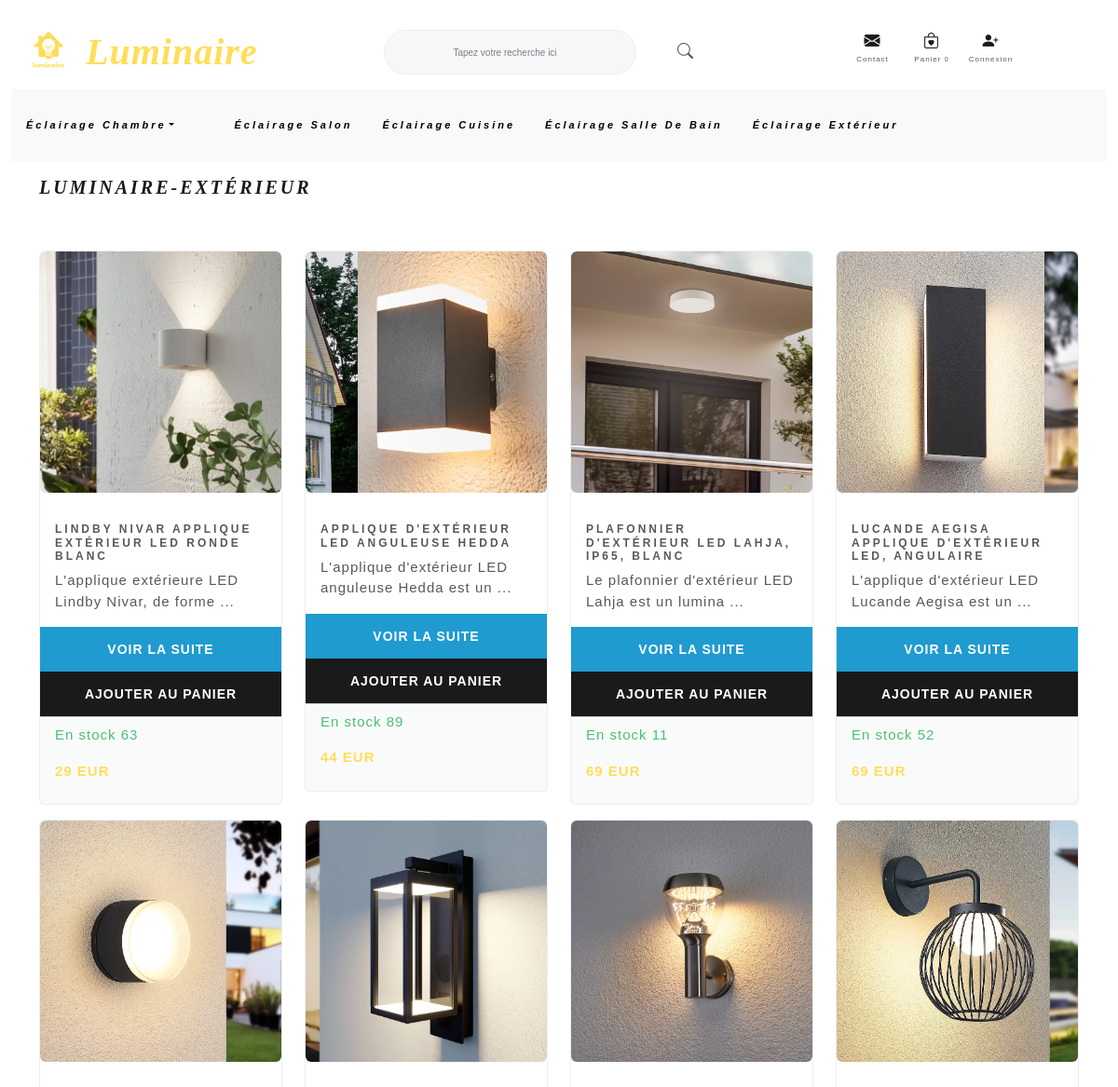
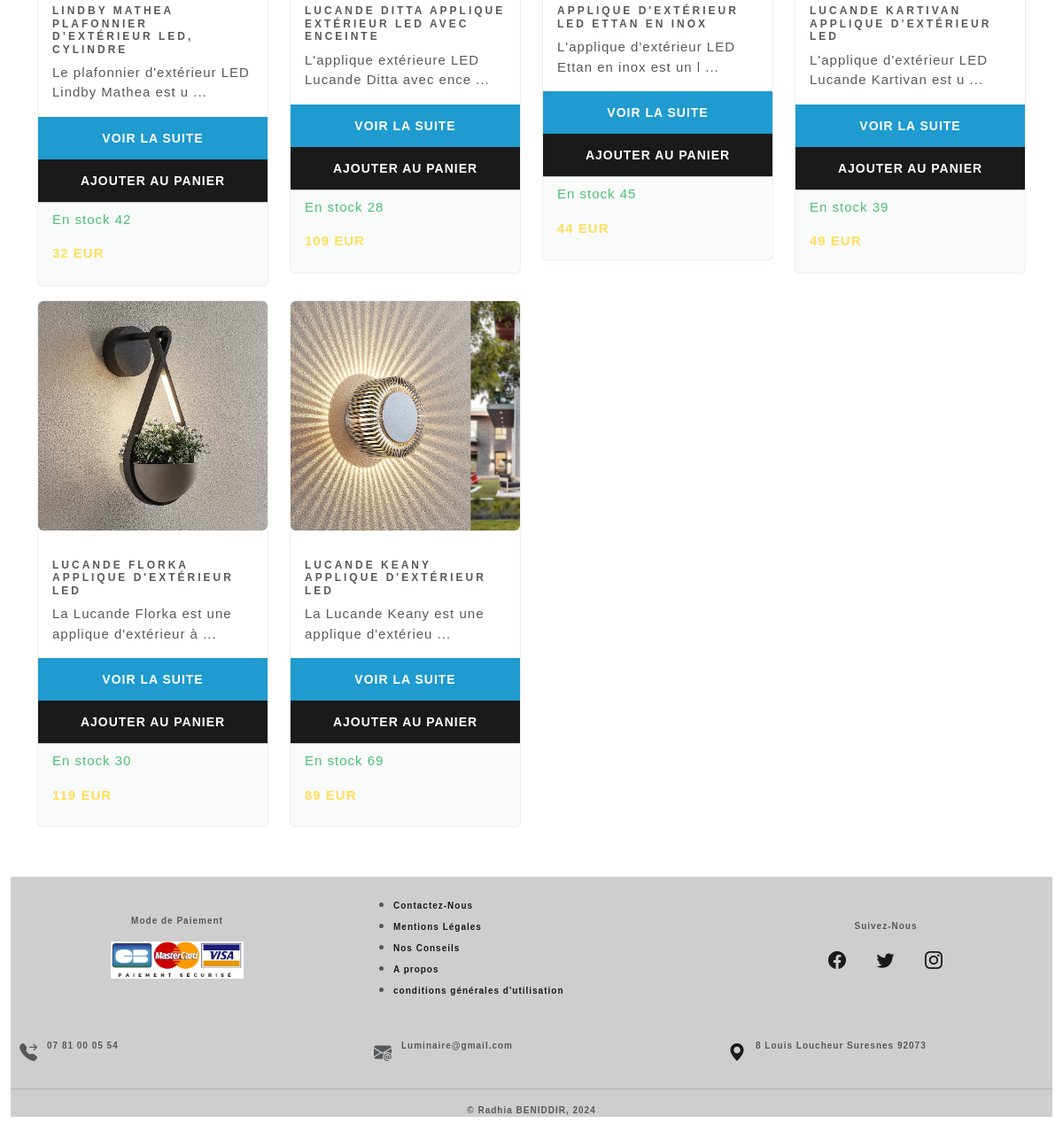
Screenshot of /exterieur.php with the database file from the repository (2 pictures, top to bottom).
### tables this page shows
CREATE TABLE `produits` (
  `id_produit` int NOT NULL,
  `image` varchar(255) NOT NULL,
  `titre` varchar(50) NOT NULL,
  `description` longtext NOT NULL,
  `prix` float NOT NULL,
  `stock` int NOT NULL,
  `categorie` enum('salon','cuisine','salle de bain','chambre enfant','chambre adulte','exterieur') NOT NULL
);

### exterieur.php (the view, shortened to what this page needs)
<?php
require 'inc/init.inc.php';
require 'inc/header.inc.php';
?>
<main class="container">
    <h2>Luminaire-Extérieur</h2>
    <?php
    $requete = $pdoLuminaire->query("SELECT * FROM produits  WHERE categorie ='exterieur' ");
    ?>
     <div class="row my-5">
        <?php
        while ($card = $requete->fetch(PDO::FETCH_ASSOC)) {
        ?>
            <div class="col-12 col-md-6 col-lg-3 ">
                <div class="card rounded border my-2">
                    <p>
                        <img src="assets/img/<?php echo $card['image'] ?>" class="img-fluid rounded " alt="image produit">
                    </p>
                    <div class="card-body">
                        <h5 class="card-title text-uppercase fs-6"><?php echo $card['titre']; ?></h5>
                        <p class="card-text"><?php echo substr($card['description'], 0, 50);
                                                ?> ...</p>
                    </div>
                    <a href="produit.php?id_produit=<?php echo $card['id_produit']; ?>" class="btn btn-info">Voir La suite</a>
                    <a href="ajouter_panier.php?id_produit=<?php echo "$card[id_produit]"; ?>" class="btn btn-primary">ajouter au panier</a>
                    <div class="card-footer">
                        <p class="text-success"> En stock <?php echo $card['stock'] ?></p>
                        <p class="pprix"><?php
                            echo $card['prix'] . " " . "EUR";  ?></p>
                    </div>
                </div>
            </div>
        <?php } ?>
</main>
<?php require 'inc/footer.inc.php'; ?>

### assets/css/style.css (style rules this page uses)
* { margin: 0; padding: 0; box-sizing: border-box; text-decoration: none; font-family: Arial, Helvetica, sans-serif; }
h2 { font-style: italic; font-size: 20px; font-family: 'garmond'; }
.card { transition: transform 0.3s; }
.pprix { font-weight: bold; color: #ffde59; }
p { font-size: 15px; }

### rows the page displays
produits: image (picture), titre "LINDBY NIVAR APPLIQUE EXTÉRIEUR LED RONDE BLANC", description "L'applique extérieure LED Lindby Nivar, de forme", stock "63", prix "29"
produits: image (picture), titre "APPLIQUE D'EXTÉRIEUR LED ANGULEUSE HEDDA", description "L'applique d'extérieur LED anguleuse Hedda est un", stock "89", prix "44"
produits: image (picture), titre "PLAFONNIER D'EXTÉRIEUR LED LAHJA, IP65, BLANC", description "Le plafonnier d'extérieur LED Lahja est un lumina", stock "11", prix "69"
produits: image (picture), titre "LUCANDE AEGISA APPLIQUE D'EXTÉRIEUR LED, ANGULAIRE", description "L'applique d'extérieur LED Lucande Aegisa est un", stock "52", prix "69"
produits: image (picture), titre "LINDBY MATHEA PLAFONNIER D’EXTÉRIEUR LED, CYLINDRE", description "Le plafonnier d'extérieur LED Lindby Mathea est u", stock "42", prix "32"
produits: image (picture), titre "LUCANDE DITTA APPLIQUE EXTÉRIEUR LED AVEC ENCEINTE", description "L'applique extérieure LED Lucande Ditta avec ence", stock "28", prix "109"
produits: image (picture), titre "APPLIQUE D'EXTÉRIEUR LED ETTAN EN INOX", description "L'applique d'extérieur LED Ettan en inox est un l", stock "45", prix "44"
produits: image (picture), titre "LUCANDE KARTIVAN APPLIQUE D’EXTÉRIEUR LED", description "L'applique d'extérieur LED Lucande Kartivan est u", stock "39", prix "49"
produits: image (picture), titre "LUCANDE FLORKA APPLIQUE D'EXTÉRIEUR LED", description "La Lucande Florka est une applique d'extérieur à", stock "30", prix "119"
produits: image (picture), titre "LUCANDE KEANY APPLIQUE D'EXTÉRIEUR LED", description "La Lucande Keany est une applique d'extérieu", stock "69", prix "89"
